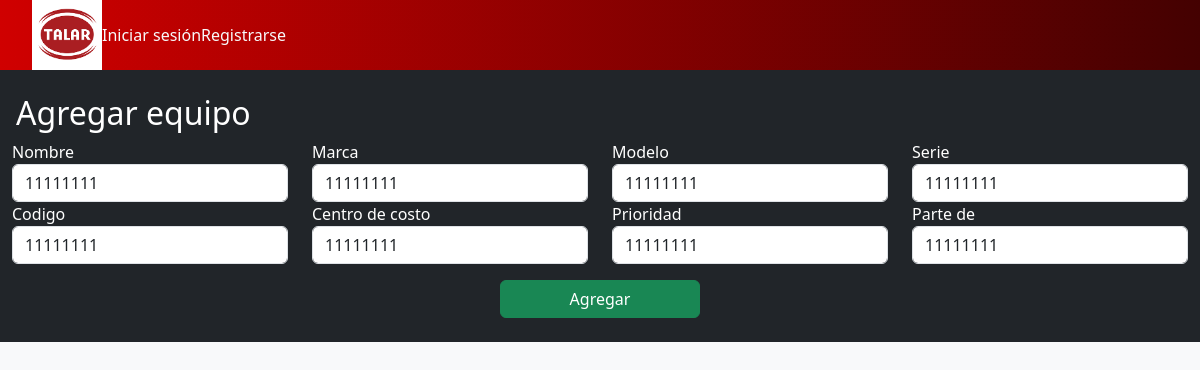
The page /equipo/11 on the database its author committed.
### base/models.py (models this page shows, shortened)
class Equipo(models.Model):
    updated = models.DateTimeField(auto_now=True)
    created = models.DateTimeField(auto_now_add=True)
    nombre = models.CharField(max_length=200)
    marca = models.CharField(max_length=200)
    modelo = models.CharField(max_length=200)
    serie = models.CharField(max_length=200)
    codigo = models.CharField(max_length=200)
    centroCosto = models.CharField(max_length=200)
    prioridad = models.CharField(max_length=200)
    parteDe = models.CharField(max_length=200)

### base/views.py (the view, shortened to what this page needs)
# urls.py: path('equipo/<int:id>', views.equipo)
def equipo(request, id = None):
    context = {}
    if id is not None:
        e = Equipo.objects.get(id=id)
        context['equipo'] = e
    return render(request, "equipo.html", context)

### templates/equipo.html (shortened to what this page needs)
{% extends 'layouts/main.html' %} {%block content%}
<div class="container-fluid bg-dark text-white py-4">
    <div class="row">
        <div class="col-12 d-flex white">
            <h2 class="mx-1">Agregar equipo</h2>
        </div>
    </div>
    <form method="POST" id="agregar-equipo" action="">
        <div class="row">
            <div class="col-12">
                <div class="row">
                    <div class="form-group col-12 col-md-3">
                        <label for="">Nombre</label>
                        <input type="text" name="nombre" id="nombre" class="form-control"
                        {% if equipo is not None %}
                            value="{{equipo.nombre}}"
                        {%endif%}
                        >
                    </div>
                    <div class="form-group col-12 col-md-3">
                        <label for="">Marca</label>
                        <input type="text" name="marca" id="marca" class="form-control"
                        {% if equipo is not None %}
                            value="{{equipo.marca}}"
                        {%endif%}
                        >
                    </div>
                    <div class="form-group col-12 col-md-3">
                        <label for="">Modelo</label>
                        <input type="text" name="modelo" class="form-control"
                        {% if equipo is not None %}
                            value="{{equipo.modelo}}"
                        {%endif%}
                        >
                    </div>
                    <div class="form-group col-12 col-md-3">
                        <label for="">Serie</label>
                        <input type="text" name="serie" class="form-control"
                        {% if equipo is not None %}
                            value="{{equipo.serie}}"
                        {%endif%}
                        >
                    </div>
                    <div class="form-group col-12 col-md-3">
                        <label for="">Codigo</label>
                        <input type="text" name="codigo" class="form-control"
                        {% if equipo is not None %}
                            value="{{equipo.codigo}}"
                        {%endif%}
                        >
                    </div>
                    <div class="form-group col-12 col-md-3">
                        <label for="">Centro de costo</label>
                        <input type="text" name="centroCosto" class="form-control"
                        {% if equipo is not None %}
                            value="{{equipo.centroCosto}}"
                        {%endif%}
                        >
                    </div>
                    <div class="form-group col-12 col-md-3">
                        <label for="">Prioridad</label>
                        <input type="text" name="prioridad" class="form-control"
                        {% if equipo is not None %}
                            value="{{equipo.prioridad}}"
                        {%endif%}
                        >
                    </div>
                    <div class="form-group col-12 col-md-3">
                        <label for="">Parte de</label>
                        <input type="text" name="parteDe" class="form-control"
                        {% if equipo is not None %}
                            value="{{equipo.parteDe}}"
                        {%endif%}
                        >
                    </div>
                </div>
            </div>
        </div>
    </form>
    <div class="form-group row mt-3">
        <div class="col-5"></div>
        <button type="submit" class="btn btn-success col-2" form="agregar-equipo">Agregar</button>
        <div class="col-5"></div>
    </div>
</div>
{%endblock%}

### static/styles/main.css (style rules this page uses)
* { font-family: "Segoe UI", Tahoma, Geneva, Verdana, sans-serif; }

### rows shown on the page
Equipo: nombre "11111111", marca "11111111", modelo "11111111", serie "11111111", codigo "11111111", centroCosto "11111111", prioridad "11111111", parteDe "11111111"
